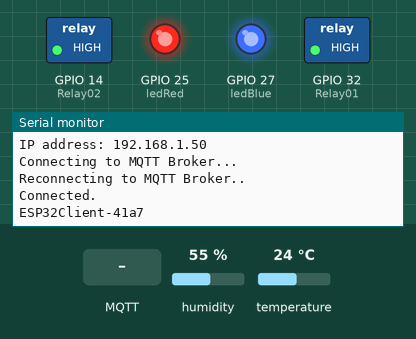
Bench run of a sketch on a simulated ESP32. Parts: switched loads named in the sketch (green lamp = pin HIGH), output pins drawn as LEDs (lit = HIGH), the last lines printed to the serial monitor. The test bench sets the inputs (shaded band); at power-on: humidity 55 %, temperature 24 °C. WiFi joins after 1.5 s; servers stay silent unless stated; random numbers use the default seed unless the sketch sets one; no MQTT or app messages arrive unless stated.

Above: at 2.7 s.
2.8 s: MQTT message "ON" arrives on the first subscribed topic
At 3.1 s:
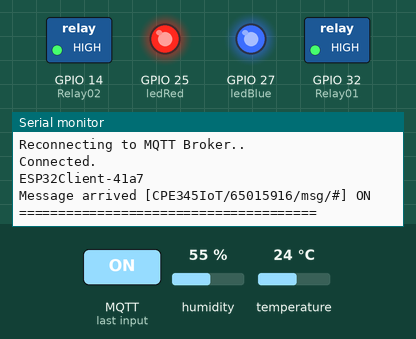
4.3 s: MQTT message "1" arrives on the first subscribed topic
At 5.5 s:
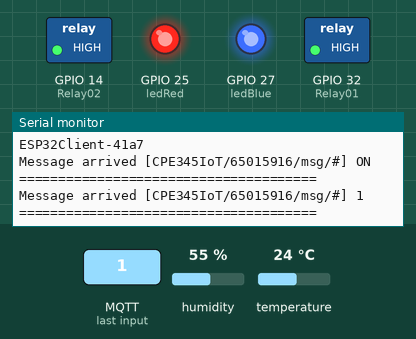
11.5 s: MQTT message "on" arrives on the first subscribed topic
At 12.1 s:
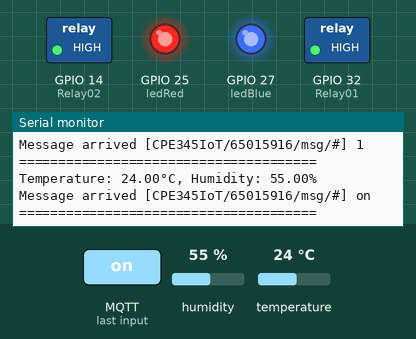

The sketch:

65012466_mqtt.ino
```cpp
#include <WiFi.h>
#include <PubSubClient.h>
#include <Wire.h>
#include "Adafruit_SHT31.h"

const char* ssid = "";
const char* password = "";

#define mqttServer "broker.emqx.io"
#define mqttPort 1883
#define mqttUser ""
#define mqttPassword ""

Adafruit_SHT31 sht31 = Adafruit_SHT31();

String msg;     //messge ที่รับค่าเข้ามาเฉยๆ
unsigned long myTime = 0;

#define ledRed 25
#define ledBlue 27
#define Relay01  32   // กำหนดขาที่ต่อกับ Relay 1
#define Relay02  14   // กำหนดขาที่ต่อกับ Relay 2


WiFiClient wificlient;
PubSubClient mqttClient(wificlient);

void setupRelays() {
  pinMode(Relay01, OUTPUT);
  pinMode(Relay02, OUTPUT);

  // ตั้งค่าเริ่มต้นให้ Relay ปิด (HIGH)
  digitalWrite(Relay01, HIGH);
  digitalWrite(Relay02, HIGH);
}

void setup() {
  Serial.begin(115200);
  Serial.println();

  pinMode(ledRed, OUTPUT);
  digitalWrite(ledRed, HIGH);     //OFF

  pinMode(ledBlue, OUTPUT);
  digitalWrite(ledBlue, HIGH);     //OFF

  Serial.print("Connecting to ");
  Serial.println(ssid);

  WiFi.begin(ssid, password);

  while (WiFi.status() != WL_CONNECTED) {
    delay(500);
    Serial.print(".");
  }

  if (! sht31.begin(0x44)) {   // Set to 0x45 for alternate i2c addr
    Serial.println("Couldn't find SHT31");
    while (1) delay(1);
  }

  Serial.println("");
  Serial.println("WiFi connected");
  Serial.print("IP address: ");
  Serial.println(WiFi.localIP());

  setupRelays(); // เรียกใช้ฟังก์ชัน setupRelays() เพื่อกำหนดขา GPIO และตั้งค่า Relay

  setupMQTT();
}


void loop() {
  if (!mqttClient.connected()) {
    reconnect();
  }
  //boolean publish (topic,)
  if (millis() - myTime > 10000) {   //  10s = 10000. 22000-11000 > 10000  = =true
    readSht31();
    myTime = millis();
  }

  mqttClient.loop();
}

void readSht31() {
  float tempC = sht31.readTemperature();
  float humidity = sht31.readHumidity();

  String data = "Temperature: " + String(tempC) + "°C, Humidity: " + String(humidity) + "%";
  Serial.println(data);
  mqttClient.publish("CPE345IoT/65015916/msg/SHT31", data.c_str());


}

void setupMQTT() {
  mqttClient.setServer(mqttServer, mqttPort);
  // set the callback function
  mqttClient.setCallback(callback);
}

void reconnect() {
  Serial.println("Connecting to MQTT Broker...");
  while (!mqttClient.connected()) {
    Serial.println("Reconnecting to MQTT Broker..");
    String clientId = "ESP32Client-";
    clientId += String(random(0xffff), HEX);

    if (mqttClient.connect(clientId.c_str(), mqttUser, mqttPassword)) {
      Serial.println("Connected.");
      Serial.println(clientId);
      // subscribe to topic
      mqttClient.subscribe("CPE345IoT/65015916/msg/#");
    }
  }
}

void callback(char* topic, byte* payload, unsigned int length) {
  String sTopic = String(topic);
  Serial.print("Message arrived [");
  Serial.print(topic);
  Serial.print("] ");
  for (int i = 0; i < length; i++) {
    Serial.print((char)payload[i]);
    msg += (char)payload[i];
  }

  if(sTopic == "CPE345IoT/65015916/msg/Relay01") {
    // ON/OFF
    if(msg == "ON") {
      digitalWrite(Relay01, LOW);    //ON
      digitalWrite(ledRed, LOW);
    }
    else {
      digitalWrite(Relay01, HIGH);   //OFF
      digitalWrite(ledRed, HIGH);
    }
  }

  else if(sTopic == "CPE345IoT/65015916/msg/Relay02") {
    // ON/OFF
    if(msg == "ON") {
      digitalWrite(Relay02, LOW);    //ON
      digitalWrite(ledBlue, LOW);
      delay(5000);
    }
    else {
      digitalWrite(Relay02, HIGH);   //OFF
      digitalWrite(ledBlue, HIGH);
      delay(5000);
    }
  }
  msg = "";
  Serial.println("\n======================================");
}
```

Measured:
- after the input at 2.8 s, the serial monitor: prints a new line at once (image 1)
- after the input at 4.3 s, the serial monitor: prints a new line at once (image 2)
- after the input at 11.5 s, the serial monitor: prints a new line at once (image 3)
